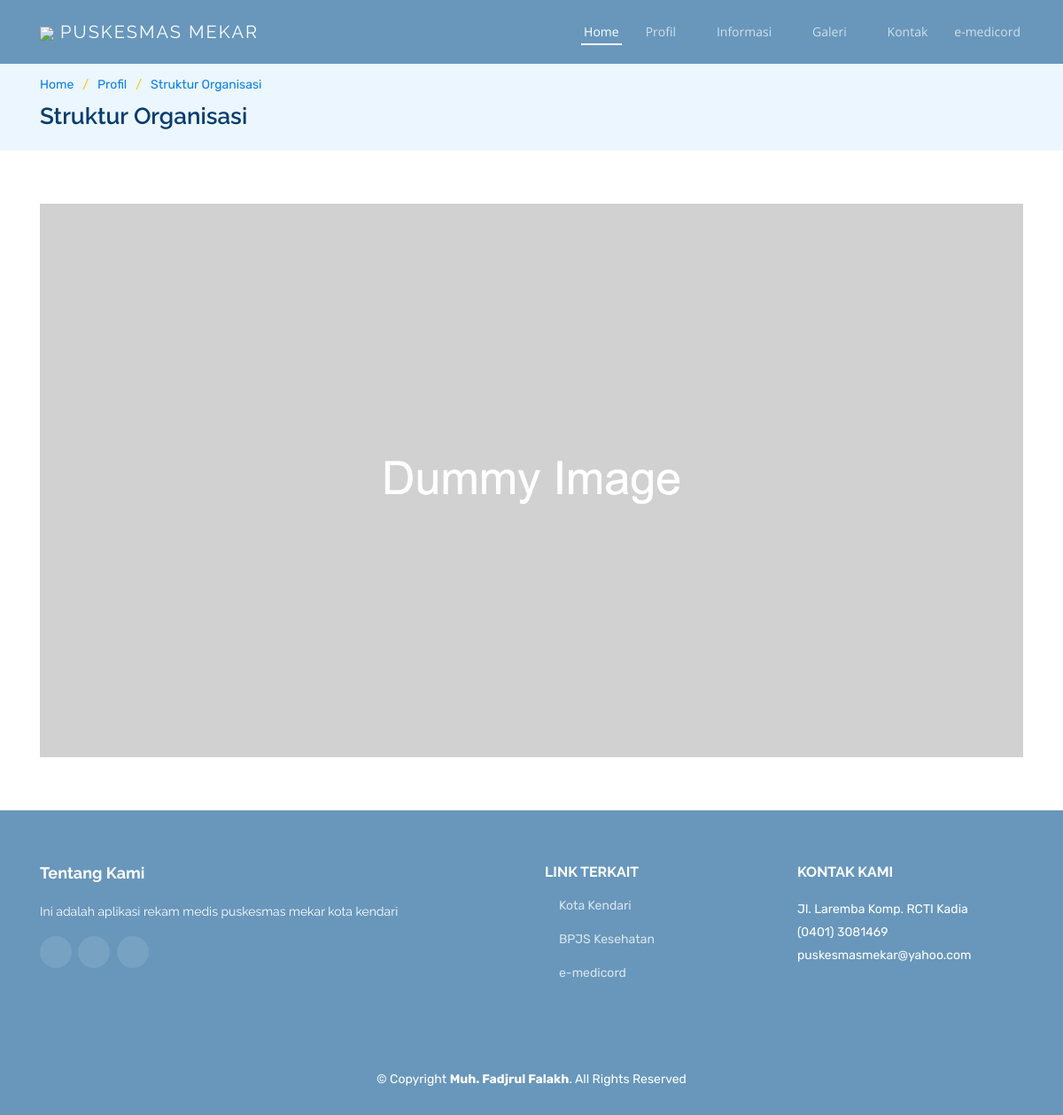
Page /index.php/profil/struktur_organisasi on the committed database.
### tables this page shows
CREATE TABLE `tbl_web_content` (
  `content_id` int(11) NOT NULL,
  `content_title` varchar(30) NOT NULL,
  `content_text` text NOT NULL,
  `content_image` varchar(50) NOT NULL,
  `content_menu` varchar(30) NOT NULL,
  `createtime` datetime NOT NULL
);

CREATE TABLE `tbl_setting` (
  `setting_id` int(11) NOT NULL,
  `setting_appname` varchar(100) NOT NULL,
  `setting_short_appname` varchar(10) NOT NULL,
  `setting_owner_name` varchar(100) NOT NULL,
  `setting_phone` varchar(30) NOT NULL,
  `setting_email` varchar(100) NOT NULL,
  `setting_address` text NOT NULL,
  `setting_logo` varchar(100) NOT NULL,
  `setting_background` varchar(150) NOT NULL,
  `setting_instagram` varchar(150) NOT NULL,
  `setting_facebook` varchar(150) NOT NULL,
  `setting_youtube` varchar(150) NOT NULL,
  `setting_about` text DEFAULT NULL,
  `setting_key_aes` varchar(300) NOT NULL,
  `setting_key_camellia` varchar(300) NOT NULL,
  `createtime` datetime NOT NULL
);

CREATE TABLE `tbl_web_link` (
  `link_id` int(11) NOT NULL,
  `link_name` varchar(50) NOT NULL,
  `link_url` text NOT NULL,
  `link_image` text NOT NULL,
  `createtime` datetime NOT NULL
);

### application/helpers/site_helper.php (called while the page is built, shortened)
<?php
    if(!function_exists('TemplateLandingPage')){
        function TemplateLandingPage($data, $view, $viewCategory){
            switch($viewCategory){
                default:
                    get_instance()->load->view($view);
                    get_instance()->load->view("landing_page/template/footer");
            }
        }
    }
    if(!function_exists('getSetting')){
        function getSetting(){
            $setting = get_instance()->m_setting->fetch_setting();
            return $setting;
        }
    }
?>

### application/controllers/Profil.php (called while the page is built, shortened)
<?php
class Profil extends CI_Controller {
	public function struktur_organisasi(){
		$data['setting']             = getSetting();
		$data['link']                = $this->m_link->read('','','');
		$data['content']             = $this->m_content->get('struktur');
		$data['news_category']       = $this->m_news_category->read('','','');
		$view         = "landing_page/profil/struktur";
		$viewCategory = "all";
		TemplateLandingPage($data, $view, $viewCategory);
	}
}

### index.php (called while the page is built, shortened)
<?php
require_once BASEPATH.'core/CodeIgniter.php';

### application/models/M_content.php (called while the page is built, shortened)
<?php
class M_content extends CI_Model {
    public function get($id) {
        $this->db->where('content_menu', $id);
        $query = $this->db->get('tbl_web_content', 1);
        return $query->result();
    }
}
?>

### application/models/M_setting.php (called while the page is built, shortened)
<?php
class M_setting extends CI_Model {
    public function fetch_setting() {
        $this->db->select("*");
        $this->db->from('tbl_setting');
        $this->db->where('setting_id', 1);
        $query = $this->db->get();
        if ($query->num_rows() > 0) {
            foreach ($query->result() as $row) {
                $data[] = $row;
            }
            return $data;
        }
        return false;
    }
}
?>

### application/models/M_link.php (called while the page is built, shortened)
<?php
class M_link extends CI_Model {
    public function read($limit, $start, $key) {
        $this->db->select('*');
        $this->db->from('tbl_web_link');
        $query = $this->db->get();
        if ($query->num_rows() > 0) {
            foreach ($query->result() as $row) {
                $data[] = $row;
            }
            return $data;
        }
        return null;
    }
}
?>

### application/views/landing_page/profil/struktur.php (the view)
 <section id="breadcrumbs" class="breadcrumbs">
    <div class="container">
        <ol>
            <li><a href="<?php echo site_url('LandingPage')?>">Home</a></li>
            <li><a href="#">Profil</a></li>
            <li><a href="#">Struktur Organisasi</a></li>
        </ol>
        <h2>Struktur Organisasi</h2>
    </div>
</section>
<main id="main">
    <section id="services" class="services">
        <div class="container" data-aos="fade-up">
            <div class="row">
                <div class="col-lg-12">
                    <img src="<?php echo base_url();?>upload/content/<?php echo $content[0]->content_image;?>" width="100%">
                </div>
            </div>
        </div>
    </section>
</main>

### application/views/landing_page/template/footer.php (shortened to what this page needs)
        <footer id="footer">
            <div class="footer-top">
                <div class="container">
                    <div class="row">
                        <div class="col-lg-6 col-md-6 footer-info">
                            <h3>Tentang Kami</h3>
                            <p><?php echo $setting[0]->setting_about;?></p>
                            <div class="social-links mt-3">
                                <a href="<?php echo $setting[0]->setting_facebook;?>" class="facebook"><i class="bx bxl-facebook"></i></a>
                                <a href="<?php echo $setting[0]->setting_instagram;?>" class="instagram"><i class="bx bxl-instagram"></i></a>
                                <a href="<?php echo $setting[0]->setting_youtube;?>" class="youtube"><i class="bx bxl-youtube"></i></a>
                            </div>
                        </div>
                        <div class="col-lg-3 col-md-6 footer-links">
                            <h4>Link Terkait</h4>
                            <ul>
                                <?php foreach($link as $l){ ?>
                                <li><i class="bx bx-chevron-right"></i> <a target="_blank" href="<?php echo $l->link_url;?>"><?php echo $l->link_name;?></a></li>
                                <?php }?>
                            </ul>
                        </div>
                        <div class="col-lg-3 col-md-6 footer-contact">
                            <h4>Kontak Kami</h4>
                            <p>
                                <?php echo $setting[0]->setting_address;?> <br>
                                <?php echo $setting[0]->setting_phone;?><br>
                                <?php echo $setting[0]->setting_email;?><br>
                            </p>
                        </div>
                    </div>
                </div>
            </div>
            <div class="container">
                <div class="copyright">
                    &copy; Copyright <strong><span><?php echo $setting[0]->setting_owner_name;?></span></strong>. All Rights Reserved
                </div>
            </div>
        </footer>
	</body>
</html>

### assets/landing_page/css/style.css (style rules this page uses)
body { font-family: "Open Sans", sans-serif; color: #444444; }
a { color: #0880e8; }
h1, h2, h3, h4, h5, h6 { font-family: "Raleway", sans-serif; }
section { padding: 60px 0; overflow: hidden; }
.breadcrumbs { padding: 15px 0; background: #ecf6fe; margin-top: 70px; }
.breadcrumbs h2 { font-size: 26px; font-weight: 600; color: #043c6d; }
.breadcrumbs ol { display: flex; flex-wrap: wrap; list-style: none; padding: 0 0 10px 0; margin: 0; font-size: 14px; }
.breadcrumbs ol li + li { padding-left: 10px; }
.breadcrumbs ol li + li::before { display: inline-block; padding-right: 10px; color: #ffc412; content: "/"; }
#footer { background: #6897bb; padding: 0 0 30px 0; color: #fff; font-size: 14px; }
#footer .footer-top { background: #6897bb; padding: 60px 0 30px 0; }
#footer .footer-top .footer-info { margin-bottom: 30px; }
#footer .footer-top .footer-info h3 { font-size: 18px; margin: 0 0 20px 0; padding: 2px 0 2px 0; line-height: 1; font-weight: 700; }
#footer .footer-top .footer-info p { font-size: 14px; line-height: 24px; margin-bottom: 0; font-family: "Raleway", sans-serif; color: #fff; }
#footer .footer-top .social-links a { font-size: 16px; display: inline-block; background: rgba(255, 255, 255, 0.1); color: #fff; line-height: 1; padding: 10px 0; margin-right: 4px; border-radius: 50%; text-align: center; width: 36px; height: 36px; transition: 0.3s; }
#footer .footer-top h4 { font-size: 16px; font-weight: bold; color: #fff; text-transform: uppercase; position: relative; padding-bottom: 12px; }
#footer .footer-top .footer-links { margin-bottom: 30px; }
#footer .footer-top .footer-links ul { list-style: none; padding: 0; margin: 0; }
#footer .footer-top .footer-links ul i { padding-right: 2px; color: #5db1f9; font-size: 18px; line-height: 1; }
#footer .footer-top .footer-links ul li { padding: 10px 0; display: flex; align-items: center; }
#footer .footer-top .footer-links ul li:first-child { padding-top: 0; }
#footer .footer-top .footer-links ul a { color: rgba(255, 255, 255, 0.75); transition: 0.3s; display: inline-block; line-height: 1; }
#footer .footer-top .footer-contact { margin-bottom: 30px; }
#footer .footer-top .footer-contact p { line-height: 26px; }
#footer .copyright { text-align: center; padding-top: 30px; }

### application/views/landing_page/template/header.php (style rules this page uses)
.fontRubik { font-family: 'Rubik', sans-serif; }

### rows in the picture
tbl_web_content: content_image (picture)
tbl_setting: setting_about "Ini adalah aplikasi rekam medis puskesmas mekar kota kendari", setting_address "Jl. Laremba Komp. RCTI Kadia", setting_phone "(0401) 3081469", setting_email "puskesmasmekar@yahoo.com", setting_owner_name "Muh. Fadjrul Falakh"
tbl_web_link: link_name "Kota Kendari"
tbl_web_link: link_name "BPJS Kesehatan"
tbl_web_link: link_name "e-medicord"
